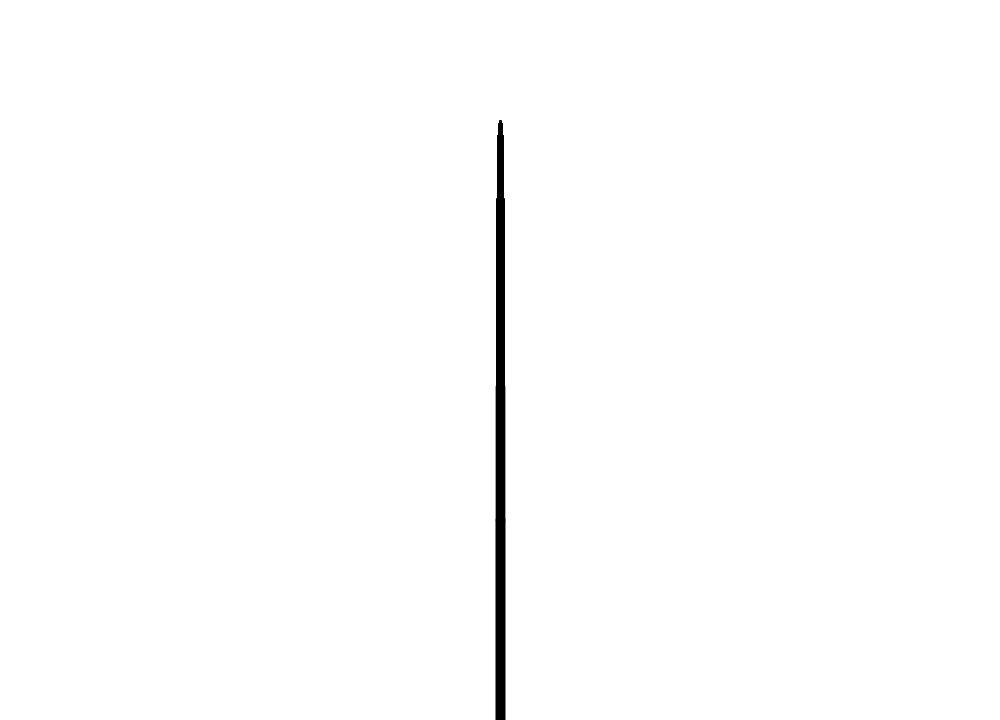
Frame 1 (no input)
Frame 60 (the mouse pressed at the canvas centre just before this capture): identical to frame 1, image omitted
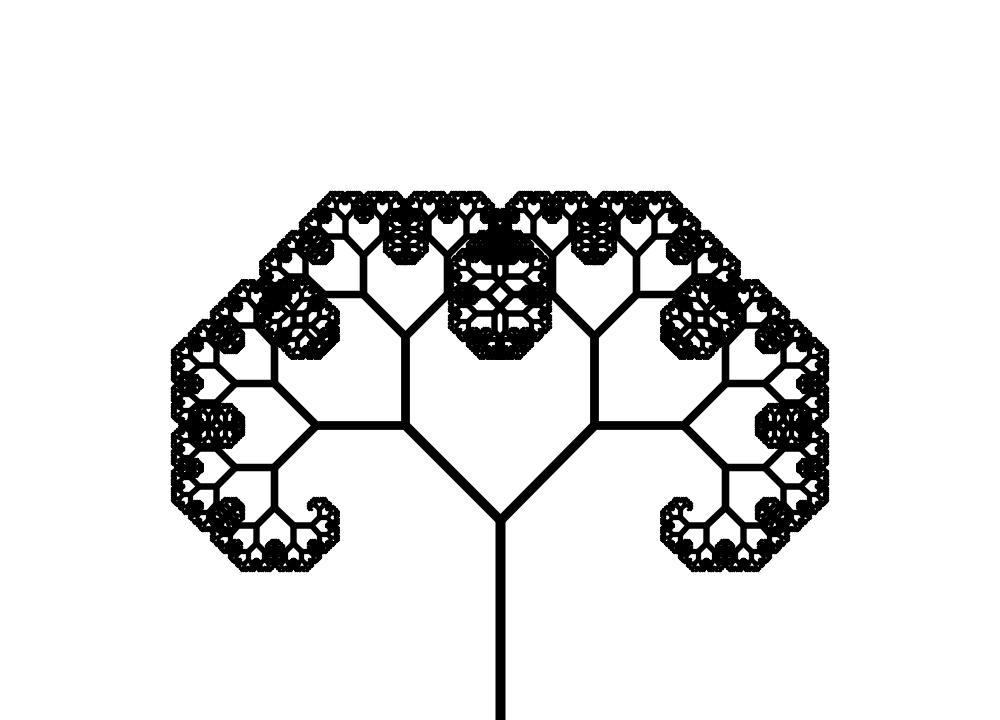
Frame 120 (the mouse held since frame 60 and released just before this capture)

The Processing sketch that drew these frames (run headless with seeded random() and noise(); from frame 60 on, the mouse is pressed at the canvas centre):

// Processing sketch: fractal_tree
// ── fractal_tree.pde


void setup() {
  size(1000,720);
}




void draw() {
  background(255);
    new Branch(width/2, height, map(mouseX, 0, width, 0, PI/2), 200, 0, 15);

}

// ── branch.pde
class Branch {
  
  float x, y, a, len;
  int lvl, max;
  

  Branch(float x, float y, float a, float len, int lvl, int max) {
    this.x = x;
    this.y = y;
    this.a = a;
    this.lvl = lvl;
    this.max = max;
    this.len = len;
    show();
  }
  
  void show() {
    pushMatrix();
    translate(x ,y);
    
    strokeWeight(map(lvl , 0 , max, 10, 1));
    
    line(0, 0, 0, -len);
    
    if(lvl < max) {
      translate(0, -len);
      rotate(a);
      
      new Branch(0, 0, a, len * 2/3, lvl + 1, max);
      rotate(-2 * a);
      new Branch(0, 0, a, len *  2/3, lvl + 1, max);

    
    }
    
    popMatrix();
  
  
  }

}
